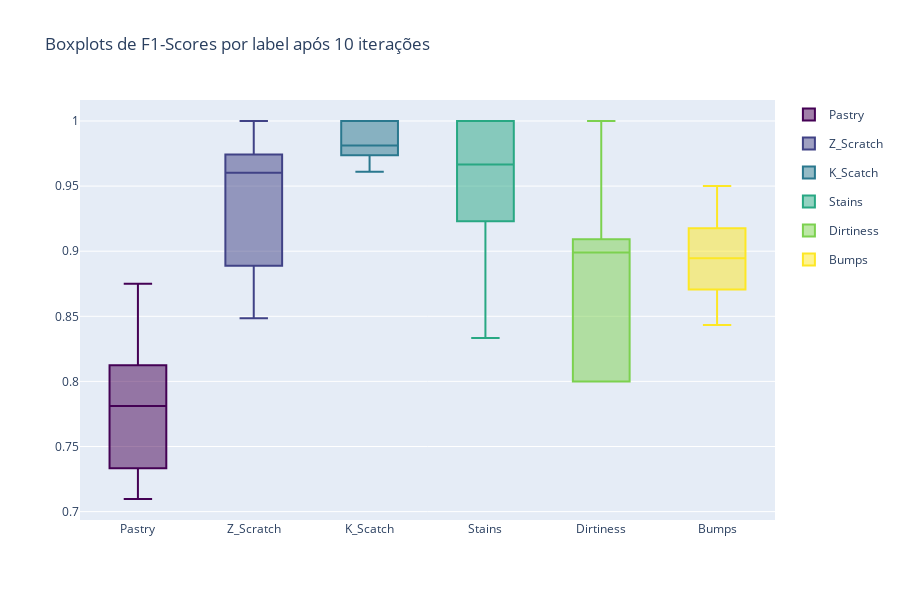

Notebook source saved alongside this figure:
### Code cell
plot_label_metrics(forest_res, 'f1-scores')

### Figure 1 — Plotly figure (JSON) as saved in the notebook; plotly's stock layout.template omitted (floating-point values rounded to 4 significant figures)
{"data": [{"legendgroup": "0", "marker": {"color": "rgb(68, 1, 84)"}, "name": "Pastry", "type": "box", "y": [0.8125, 0.7333, 0.7742, 0.7097, 0.7879, 0.7273, 0.7333, 0.875, 0.8, 0.8462]}, {"legendgroup": "1", "marker": {"color": "rgb(64, 66, 134)"}, "name": "Z_Scratch", "type": "box", "y": [0.9474, 0.8889, 1, 0.8947, 0.8485, 0.973, 0.9744, 0.9744, 0.8824, 0.973]}, {"legendgroup": "2", "marker": {"color": "rgb(42, 120, 142)"}, "name": "K_Scatch", "type": "box", "y": [0.9873, 0.9737, 1, 0.961, 1, 0.9744, 1, 0.9873, 0.963, 0.975]}, {"legendgroup": "3", "marker": {"color": "rgb(40, 168, 131)"}, "name": "Stains", "type": "box", "y": [1, 0.9231, 1, 0.8333, 1, 0.9231, 1, 0.875, 1, 0.9333]}, {"legendgroup": "4", "marker": {"color": "rgb(124, 209, 79)"}, "name": "Dirtiness", "type": "box", "y": [0.8889, 1, 0.9091, 0.9091, 0.9091, 0.8, 0.8, 1, 0.8, 0.8889]}, {"legendgroup": "5", "marker": {"color": "rgb(253, 231, 37)"}, "name": "Bumps", "type": "box", "y": [0.95, 0.8506, 0.9024, 0.8706, 0.8706, 0.8434, 0.8916, 0.9231, 0.8974, 0.9176]}], "layout": {"autosize": true, "height": 600, "title": {"text": "Boxplots de F1-Scores por label após 10 iterações"}, "xaxis": {"autorange": true, "range": [-0.5, 5.5], "type": "category"}, "yaxis": {"autorange": true, "range": [0.6935, 1.016], "type": "linear"}}}
